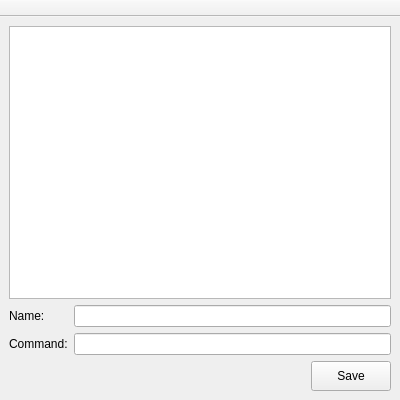
<?xml version="1.0" encoding="UTF-8"?>
<ui version="4.0">
 <class>MainWindow</class>
 <widget class="QMainWindow" name="MainWindow">
  <property name="geometry">
   <rect>
    <x>0</x>
    <y>0</y>
    <width>400</width>
    <height>400</height>
   </rect>
  </property>
  <property name="windowTitle">
   <string>gloggcat</string>
  </property>
  <widget class="QWidget" name="centralwidget">
   <layout class="QVBoxLayout" name="verticalLayout_2" stretch="0,0">
    <item>
     <widget class="QListView" name="listView">
      <property name="styleSheet">
       <string notr="true"/>
      </property>
      <property name="showDropIndicator" stdset="0">
       <bool>true</bool>
      </property>
      <property name="dragEnabled">
       <bool>true</bool>
      </property>
      <property name="dragDropOverwriteMode">
       <bool>false</bool>
      </property>
      <property name="dragDropMode">
       <enum>QAbstractItemView::DragDrop</enum>
      </property>
      <property name="defaultDropAction">
       <enum>Qt::MoveAction</enum>
      </property>
      <property name="alternatingRowColors">
       <bool>true</bool>
      </property>
      <property name="selectionMode">
       <enum>QAbstractItemView::SingleSelection</enum>
      </property>
      <property name="selectionBehavior">
       <enum>QAbstractItemView::SelectItems</enum>
      </property>
     </widget>
    </item>
    <item>
     <layout class="QVBoxLayout" name="verticalLayout" stretch="0,0">
      <item>
       <layout class="QFormLayout" name="formLayout_4">
        <item row="0" column="0">
         <widget class="QLabel" name="nameLabel">
          <property name="text">
           <string>Name:</string>
          </property>
         </widget>
        </item>
        <item row="0" column="1">
         <widget class="QLineEdit" name="nameLineEdit"/>
        </item>
        <item row="1" column="0">
         <widget class="QLabel" name="commandLabel">
          <property name="text">
           <string>Command:</string>
          </property>
         </widget>
        </item>
        <item row="1" column="1">
         <widget class="QLineEdit" name="commandLineEdit"/>
        </item>
       </layout>
      </item>
      <item>
       <layout class="QHBoxLayout" name="horizontalLayout_6">
        <property name="spacing">
         <number>6</number>
        </property>
        <property name="sizeConstraint">
         <enum>QLayout::SetDefaultConstraint</enum>
        </property>
        <item>
         <spacer name="horizontalSpacer">
          <property name="orientation">
           <enum>Qt::Horizontal</enum>
          </property>
          <property name="sizeHint" stdset="0">
           <size>
            <width>40</width>
            <height>20</height>
           </size>
          </property>
         </spacer>
        </item>
        <item>
         <widget class="QPushButton" name="saveButton">
          <property name="sizePolicy">
           <sizepolicy hsizetype="Minimum" vsizetype="Minimum">
            <horstretch>0</horstretch>
            <verstretch>0</verstretch>
           </sizepolicy>
          </property>
          <property name="minimumSize">
           <size>
            <width>0</width>
            <height>30</height>
           </size>
          </property>
          <property name="text">
           <string>Save</string>
          </property>
         </widget>
        </item>
       </layout>
      </item>
     </layout>
    </item>
   </layout>
  </widget>
  <widget class="QToolBar" name="toolBar">
   <property name="windowTitle">
    <string>toolBar</string>
   </property>
   <property name="movable">
    <bool>false</bool>
   </property>
   <attribute name="toolBarArea">
    <enum>TopToolBarArea</enum>
   </attribute>
   <attribute name="toolBarBreak">
    <bool>false</bool>
   </attribute>
  </widget>
  <widget class="QMenuBar" name="menubar">
   <property name="geometry">
    <rect>
     <x>0</x>
     <y>0</y>
     <width>400</width>
     <height>22</height>
    </rect>
   </property>
  </widget>
 </widget>
 <resources/>
 <connections/>
</ui>
